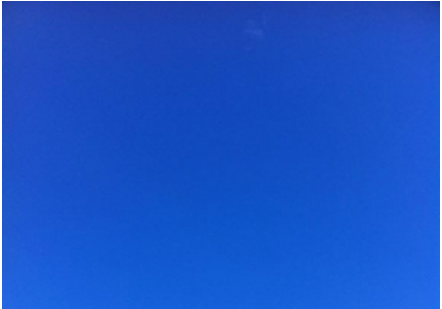
%> input picture pollution detection/images/unpolluted sky.PNG, 442 x 309 px
$ octave histogram.m   (GNU Octave 9; MATLAB toolbox functions it lacks are replaced by stand-ins)
%> lines starting %> are read from the running program, lines starting %| are printed output that depends on the picture
clc
clear all
clc

#Read an RGB image
image=imread('unpolluted sky.PNG');
%> image is the input picture: size 309x442x3 uint8; mean R, G, B 26.8, 83.5, 199.7

#Extract color channels
  #Red channel
  red=image(:,:,1);
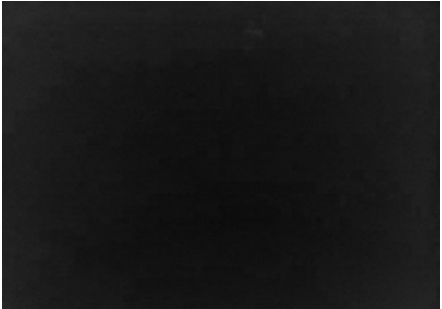
%> red: size 309x442 uint8; min 11, max 255, mean 26.8
  #Green channel
  green=image(:,:,2);
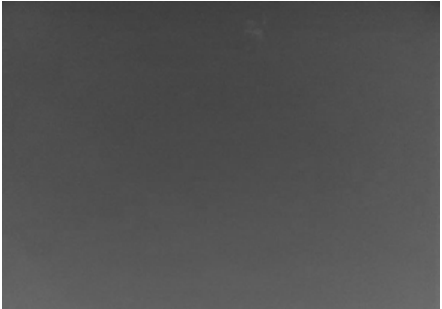
%> green: size 309x442 uint8; min 58, max 255, mean 83.5
  #Blue channel
  blue=image(:,:,3);
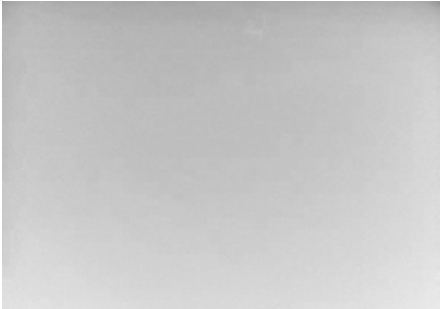
%> blue: size 309x442 uint8; min 151, max 255, mean 199.7

#Just black channel
justBlack=zeros(size(image, 1), size(image, 2), 'uint8');

#Create RGB channels
AllRed=cat(3, red, justBlack, justBlack);
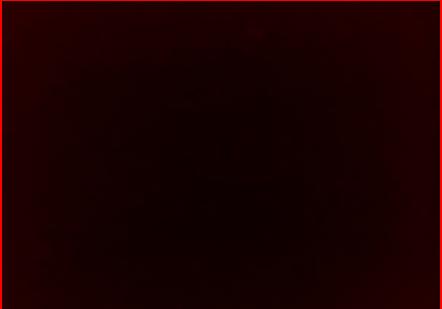
%> AllRed: size 309x442x3 uint8; mean R, G, B 26.8, 0, 0
AllGreen = cat(3, justBlack, green, justBlack);
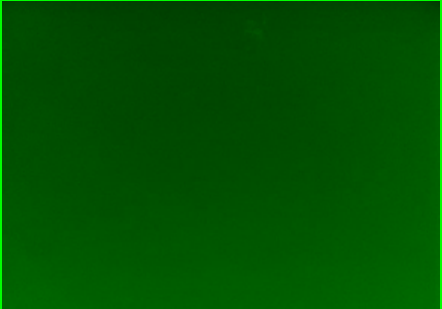
%> AllGreen: size 309x442x3 uint8; mean R, G, B 0, 83.5, 0
AllBlue = cat(3, justBlack, justBlack, blue);
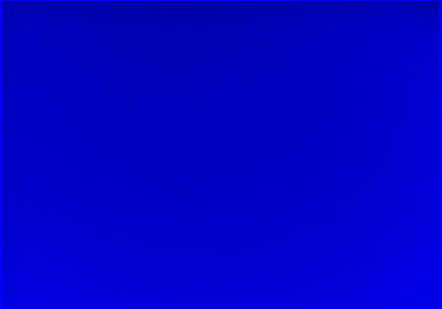
%> AllBlue: size 309x442x3 uint8; mean R, G, B 0, 0, 199.7

%Displaying RGB images
subplot(3, 3, 2);
imshow(image);
title('Original RGB Image')
subplot(3, 3, 4);
imshow(AllRed);
title('Red Channel')
subplot(3, 3, 5);
imshow(AllGreen)
title('Green Channel')
subplot(3, 3, 6);
imshow(AllBlue);
title('Blue Channel')

#Displaying RGB Histogram
red=imhist(image(:,:,1));
%> red = 256 values, max 9060 at index 19, min 0 at index 1, mean 533.5
green=imhist(image(:,:,2));
%> green = 256 values, max 6773 at index 76, min 0 at index 1, mean 533.5
blue=imhist(image(:,:,3));
%> blue = 256 values, max 5700 at index 191, min 0 at index 1, mean 533.5
figure
plot(red,'r')
hold on,
plot(green,'g')
hold on
plot(blue,'b')
legend(' Red channel','Green channel','Blue channel');
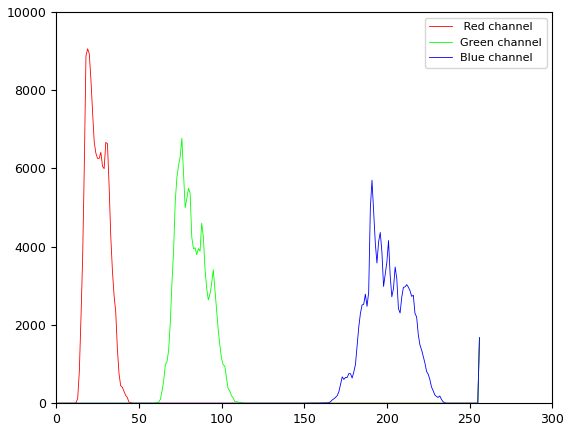
%> figure redrawn from the program's plot data; curve peaks at x = 19, y = 9060; curve peaks at x = 76, y = 6773; curve peaks at x = 191, y = 5700
hold off

$ run again, with pollution detection/images/stagnant air.PNG copied over pollution detection/images/unpolluted sky.PNG
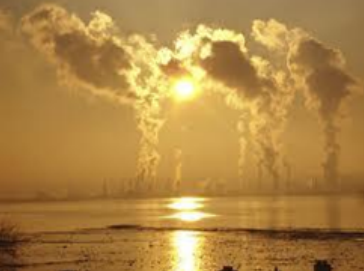
%> input picture pollution detection/images/stagnant air.PNG, 364 x 271 px
%> image is the input picture: size 271x364x3 uint8; mean R, G, B 174.1, 133.2, 69.1
%> `AllBlue = cat(3, justBlack, justBlack, blue);`:
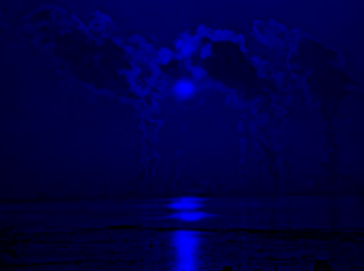
%> AllBlue: size 271x364x3 uint8; mean R, G, B 0, 0, 69.1
%> `red=imhist(image(:,:,1));`: red = 256 values, max 1810 at index 162, min 0 at index 1, mean 385.3
%> `green=imhist(image(:,:,2));`: green = 256 values, max 1646 at index 127, min 0 at index 1, mean 385.3
%> `blue=imhist(image(:,:,3));`: blue = 256 values, max 2338 at index 57, min 10 at index 218, mean 385.3
%> `legend(' Red channel','Green channel','Blue channel');`:
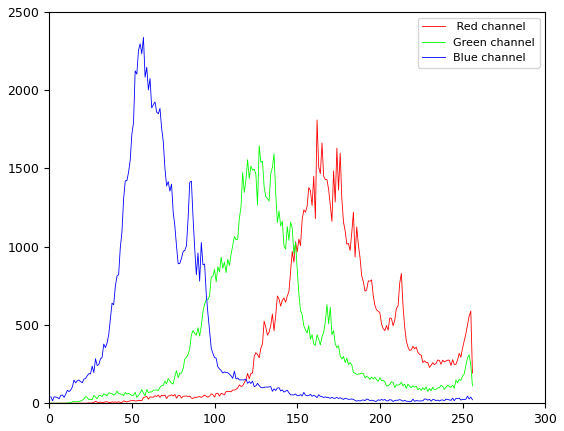
%> figure redrawn from the program's plot data; curve peaks at x = 162, y = 1810; curve peaks at x = 127, y = 1646; curve peaks at x = 57, y = 2338
